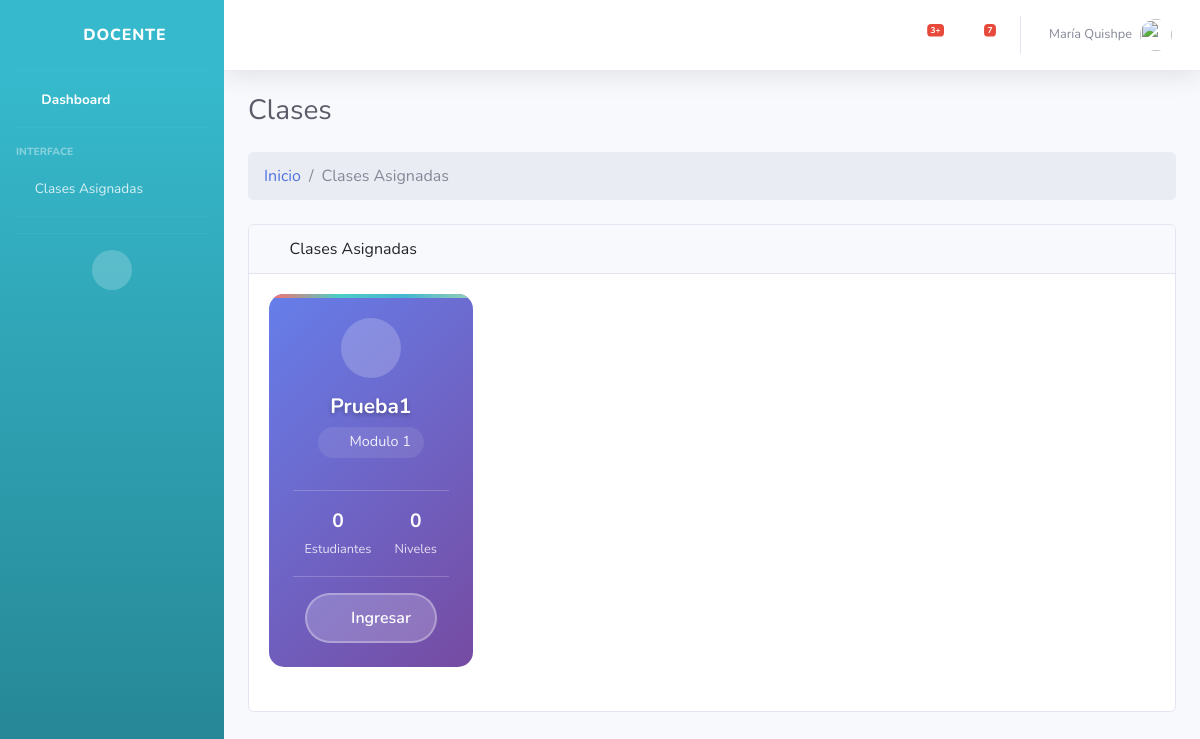
The page /docente/clase/ (signed in) on the database its author committed.
### Aplicaciones/core/models.py (models this page shows, shortened)
class Clases (models.Model):
    cla_id = models.AutoField(primary_key=True)
    fk_docente = models.ForeignKey(Docentes,verbose_name='Docente',on_delete=models.CASCADE)
    fk_modulo = models.ForeignKey(Modulos,verbose_name='Modulo',on_delete=models.CASCADE)
    cla_nombre = models.CharField(max_length=100,null=False,verbose_name="Clase:")
    cla_estado = models.BooleanField(default=True,verbose_name='Estado:')
    cla_fecha_creacion = models.DateTimeField(auto_now_add=True,verbose_name='Creado el:')
    cla_fecha_actualizacion = models.DateTimeField(auto_now=True,verbose_name='Actualizado el:')

class Modulos(models.Model):
    mod_id = models.AutoField(primary_key=True)
    mod_nombre = models.CharField(max_length=50,null=False,unique=True,verbose_name="Nombre del modulo:")
    mod_descripcion = models.CharField(max_length=100,null=False,verbose_name="Descripción del modulo:")
    mod_estado = models.BooleanField(default=True,verbose_name='Estado:')
    mod_fecha_creacion = models.DateTimeField(auto_now_add=True,verbose_name='Creado el:')
    mod_fecha_actualizacion = models.DateTimeField(auto_now=True,verbose_name='Actualizado el:')

### Aplicaciones/core/views/master_docente/clases_asignadas_docente.py (the view)
# urls.py: path('docente/clase/', clases_asignadas_docente.clases_asignadas_docente, name='clase_asignada'),
@login_required
def clases_asignadas_docente(request):
    persona = get_object_or_404(Personas, fk_id_usuario=request.user)
    docente = get_object_or_404(Docentes, fk_id_persona=persona)
    clases = Clases.objects.filter(fk_docente=docente) \
        .annotate(num_matriculados=Count('matriculas'))
    return render(request, 'masterdocente/clase/Clase_Asignada.html', {
        'clases': clases
    })

### Aplicaciones/core/templates/masterdocente/clase/Clase_Asignada.html (shortened to what this page needs)
{% extends 'plantillas/MasterDocente.html' %}
{% load static %}
{% block css %}
<link href="{% static 'vendor/fontawesome-free/css/all.min.css' %}" rel="stylesheet" type="text/css">
{% endblock %}
{% block content %}
<div class="container-fluid ">
    <div class="d-sm-flex align-items-center justify-content-between mb-4">
        <h1 class="h3 mb-0 text-gray-800">Clases</h1>
    </div>
    <ol class="breadcrumb mb-4">
        <li class="breadcrumb-item"><a href="{% url 'core_docente' %}">Inicio</a></li>
        <li class="breadcrumb-item active">Clases Asignadas</li>
    </ol>
    <div class="card mb-4">
        <div class="card-header">
            <i class="fas fa-table me-1"></i>
            Clases Asignadas
        </div>
        <div class="card-body">
                <div class="row">
                     {% for clase in clases %}
    <div class="col-md-4 col-lg-3 mb-4">
        <div class="card class-card gradient-1 h-100">
            <div class="card-body-custom">
                <div class="class-icon">
                    <i class="fas fa-chalkboard-teacher"></i>
                </div>
                <h5 class="class-title">{{ clase.cla_nombre }}</h5>
                <span class="module-name">
                    <i class="fas fa-book-open me-1"></i>
                    {{ clase.fk_modulo.mod_nombre }}
                </span>
                <div class="stats-row">
                    <div class="stat-item">
                        <span class="stat-number">{{ clase.num_matriculados|default:0 }}</span>
                        <span class="stat-label">Estudiantes</span>
                    </div>
                    <div class="stat-item">
                        <span class="stat-number">{{ clase.fk_modulo.niveles_set.count|default:0 }}</span>
                        <span class="stat-label">Niveles</span>
                    </div>
                </div>
                <a href="{% url 'matriculados_asignados' %}" class="btn-students">
                    <i class="fas fa-users"></i>
                    Ingresar
                </a>
            </div>
        </div>
    </div>
    {% empty %}
    <div class="col-12">
        <div class="alert alert-info">No tienes clases asignadas aún.</div>
    </div>
    {% endfor %}
                </div>
        </div>
    </div>
</div>
</div>
{% endblock %}

### Aplicaciones/core/templates/plantillas/MasterDocente.html (shortened to what this page needs)
{% load static %}
<!DOCTYPE html>
<html lang="es">
  <head>
    <link href="{% static 'vendor/fontawesome-free/css/all.min.css'%}" rel="stylesheet" type="text/css" />
    <link rel="stylesheet" href="{% static 'css/bootstrap.min.css' %}" />
    <link href="{% static 'vendor/bootstrap-select/css/bootstrap-select.min.css' %}" rel="stylesheet">
    <link href="{% static 'css/sb-admin-2.min.css' %}" rel="stylesheet" />
    {% block css %}
    {% endblock %}
  </head>
  <body id="page-top">
    <div id="wrapper">
      <ul class="navbar-nav bg-gradient-info sidebar sidebar-dark accordion" id="accordionSidebar">
        <a class="sidebar-brand d-flex align-items-center justify-content-center" href="index.html">
          <div class="sidebar-brand-icon rotate-n-15">
            <i class="fas fa-laugh-wink"></i>
          </div>
          <div class="sidebar-brand-text mx-3">
            Docente
          </div>
        </a>
        <hr class="sidebar-divider my-0" />
        <li class="nav-item active">
          <a class="nav-link" href="{% url 'core_docente' %}">
            <i class="fas fa-fw fa-tachometer-alt"></i>
            <span>Dashboard</span>
          </a>
        </li>
        <hr class="sidebar-divider" />
        <div class="sidebar-heading">Interface</div>
         <li class="nav-item">
          <a class="nav-link" href="{% url 'clase_asignada'%}">
            <i class="fa-solid fa-file"></i>
            <span>Clases Asignadas</span>
          </a>
        </li>
        <hr class="sidebar-divider" />
        <hr class="sidebar-divider d-none d-md-block" />
        <div class="text-center d-none d-md-inline">
          <button class="rounded-circle border-0" id="sidebarToggle"></button>
        </div>
      </ul>
      <div id="content-wrapper" class="d-flex flex-column">
        <div id="content">
          <nav class="navbar navbar-expand navbar-light bg-white topbar mb-4 static-top shadow">
            <ul class="navbar-nav ml-auto">
              <li class="nav-item dropdown no-arrow mx-1">
                <a class="nav-link dropdown-toggle" href="#" id="alertsDropdown" role="button" data-toggle="dropdown" aria-haspopup="true" aria-expanded="false">
                  <i class="fas fa-bell fa-fw"></i>
                  <span class="badge badge-danger badge-counter">3+</span>
                </a>
              </li>
              <li class="nav-item dropdown no-arrow mx-1">
                <a class="nav-link dropdown-toggle" href="#" id="messagesDropdown" role="button" data-toggle="dropdown" aria-haspopup="true" aria-expanded="false">
                  <i class="fas fa-envelope fa-fw"></i>
                  <span class="badge badge-danger badge-counter">7</span>
                </a>
              </li>
              <li class="nav-item dropdown no-arrow">
                <a class="nav-link dropdown-toggle" href="#" id="userDropdown" role="button" data-toggle="dropdown" aria-haspopup="true" aria-expanded="false">
                  <span class="mr-2 d-none d-lg-inline text-gray-600 small">{{ user.first_name }} {{ user.last_name }}</span>
                  <img class="img-profile rounded-circle" src="{% static 'img/undraw_profile.svg'%}" />
                </a>
              </li>
            </ul>
          </nav>
            {% block content %}
            {% endblock %}
          </div>
        </div>
  </body>
</html>

### Aplicaciones/core/templates/masterdocente/clase/Clase_Asignada.html (style rules this page uses)
.class-card { border: none; border-radius: 15px; overflow: hidden; transition: all 0.3s ease; background: linear-gradient(135deg, #667eea 0%, #764ba2 100%); color: white; position: relative; }
.class-card::before { content: ''; position: absolute; top: 0; left: 0; right: 0; height: 4px; background: linear-gradient(90deg, #ff6b6b, #4ecdc4, #45b7d1, #96ceb4); }
.class-icon { width: 60px; height: 60px; background: rgba(255,255,255,0.2); border-radius: 50%; display: flex; align-items: center; justify-content: center; margin: 0 auto 1rem; font-size: 1.5rem; }
.class-title { font-size: 1.3rem; font-weight: 700; margin-bottom: 0.5rem; text-shadow: 0 2px 4px rgba(0,0,0,0.3); }
.module-name { font-size: 0.9rem; opacity: 0.9; background: rgba(255,255,255,0.1); padding: 0.3rem 0.8rem; border-radius: 20px; display: inline-block; margin-bottom: 1rem; }
.card-body-custom { padding: 1.5rem; text-align: center; }
.btn-students { background: rgba(255,255,255,0.2); border: 2px solid rgba(255,255,255,0.3); color: white; padding: 0.7rem 1.5rem; border-radius: 25px; font-weight: 600; transition: all 0.3s ease; text-decoration: none; display: inline-flex; align-items: center; gap: 0.5rem; }
.stats-row { display: flex; justify-content: space-around; margin: 1rem 0; padding: 1rem 0; border-top: 1px solid rgba(255,255,255,0.2); border-bottom: 1px solid rgba(255,255,255,0.2); }
.stat-item { text-align: center; }
.stat-number { font-size: 1.2rem; font-weight: bold; display: block; }
.stat-label { font-size: 0.8rem; opacity: 0.8; }
.gradient-1 { background: linear-gradient(135deg, #667eea 0%, #764ba2 100%); }

### rows shown on the page
Clases: cla_nombre "Prueba1", fk_modulo.mod_nombre "Modulo 1", num_matriculados "0", fk_modulo.niveles_set.count "0"

### other values the page prints
{{ user.first_name }} "María"
{{ user.last_name }} "Quishpe"
